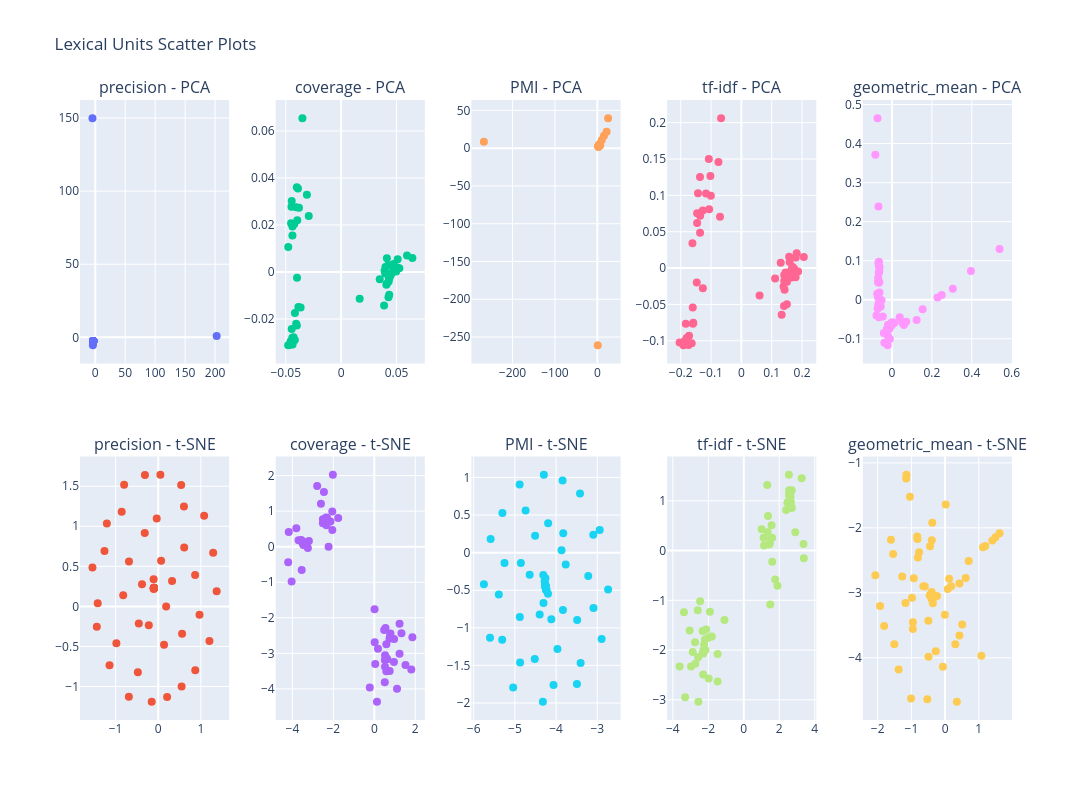

Write notebook code for a chart like this one.
### Code cell
lexunit_scatter_plot_plotly(corpus, dim_reds)

### Figure 1 — Plotly figure (JSON) as saved in the notebook; plotly's stock layout.template omitted (floating-point values rounded to 4 significant figures)
{"data": [{"hovertemplate": "Lexical Unit: %{text}<br>Component 1: %{x:.2f}<br>Component 2: %{y:.2f}<extra></extra>", "marker": {"size": 8}, "mode": "markers", "text": [["already", "ADV"], ["also", "ADV"], ["always", "ADV"], ["be", "AUX"], ["begin", "VERB"], ["bin", "AUX"], ["can", "AUX"], ["carry", "VERB"], ["come", "VERB"], ["comot", "VERB"], ["con", "AUX"], ["den", "ADV"], ["dey", "AUX"], ["dey", "VERB"], ["do", "VERB"], ["don", "AUX"], ["even", "ADV"], ["first", "ADV"], ["fit", "AUX"], ["follow", "VERB"], ["for", "AUX"], ["gats", "AUX"], ["get", "VERB"], ["go", "AUX"], ["go", "VERB"], ["gree", "VERB"], ["jump", "VERB"], ["just", "ADV"], ["know", "VERB"], ["kuku", "ADV"], ["like", "VERB"], ["make", "AUX"], ["must", "AUX"], ["na", "AUX"], ["never", "AUX"], ["no", "AUX"], ["now", "ADV"], ["only", "ADV"], ["pedal", "VERB"], ["play", "VERB"], ["prepare", "VERB"], ["really", "ADV"], ["run", "VERB"], ["rush", "VERB"], ["sabi", "VERB"], ["sell", "VERB"], ["siddon", "VERB"], ["so", "ADV"], ["still", "ADV"], ["suppose", "VERB"], ["take", "VERB"], ["talk", "VERB"], ["too", "ADV"], ["travel", "VERB"], ["try", "VERB"], ["use", "VERB"], ["very", "ADV"], ["waka", "VERB"], ["want", "VERB"], ["will", "AUX"]], "type": "scatter", "x": [-3.359, -3.366, -3.373, -3.367, -3.399, -3.401, -3.369, -3.383, -3.399, -3.375, -3.997, -3.368, 202.7, -3.393, -3.373, -3.719, -3.419, -3.352, -3.485, -3.372, -3.373, -3.366, -3.367, -4.704, -3.623, -3.371, -3.369, -3.468, -3.368, -3.361, -3.37, -3.379, -3.376, -3.362, -3.356, -3.737, -3.369, -3.365, -3.366, -3.368, -3.366, -3.374, -3.38, -3.365, -3.381, -3.368, -3.367, -3.363, -3.402, -3.398, -3.481, -3.37, -3.37, -3.37, -3.39, -3.372, -3.365, -3.381, -3.748, -3.366], "xaxis": "x", "y": [-2.462, -2.473, -2.465, -2.464, -2.504, -2.562, -2.466, -2.498, -2.506, -2.476, -5.472, -2.473, 0.9261, -2.507, -2.475, -3.371, -2.626, -2.468, -2.799, -2.479, -2.491, -2.469, -2.47, 149.9, -2.877, -2.471, -2.469, -2.768, -2.469, -2.46, -2.488, -2.489, -2.48, -2.478, -2.513, -3.538, -2.475, -2.468, -2.47, -2.468, -2.467, -2.478, -2.483, -2.468, -2.49, -2.468, -2.47, -2.464, -2.532, -2.506, -2.647, -2.472, -2.497, -2.479, -2.494, -2.471, -2.465, -2.495, -3.142, -2.476], "yaxis": "y"}, {"hovertemplate": "Lexical Unit: %{text}<br>Component 1: %{x:.2f}<br>Component 2: %{y:.2f}<extra></extra>", "marker": {"size": 8}, "mode": "markers", "text": [["already", "ADV"], ["also", "ADV"], ["always", "ADV"], ["be", "AUX"], ["begin", "VERB"], ["bin", "AUX"], ["can", "AUX"], ["carry", "VERB"], ["come", "VERB"], ["comot", "VERB"], ["con", "AUX"], ["den", "ADV"], ["dey", "AUX"], ["dey", "VERB"], ["do", "VERB"], ["don", "AUX"], ["even", "ADV"], ["first", "ADV"], ["fit", "AUX"], ["follow", "VERB"], ["for", "AUX"], ["gats", "AUX"], ["get", "VERB"], ["go", "AUX"], ["go", "VERB"], ["gree", "VERB"], ["jump", "VERB"], ["just", "ADV"], ["know", "VERB"], ["kuku", "ADV"], ["like", "VERB"], ["make", "AUX"], ["must", "AUX"], ["na", "AUX"], ["never", "AUX"], ["no", "AUX"], ["now", "ADV"], ["only", "ADV"], ["pedal", "VERB"], ["play", "VERB"], ["prepare", "VERB"], ["really", "ADV"], ["run", "VERB"], ["rush", "VERB"], ["sabi", "VERB"], ["sell", "VERB"], ["siddon", "VERB"], ["so", "ADV"], ["still", "ADV"], ["suppose", "VERB"], ["take", "VERB"], ["talk", "VERB"], ["too", "ADV"], ["travel", "VERB"], ["try", "VERB"], ["use", "VERB"], ["very", "ADV"], ["waka", "VERB"], ["want", "VERB"], ["will", "AUX"]], "type": "scatter", "x": [-0.2213, -0.1072, -0.6858, -0.1014, -1.419, 0.2081, -0.1012, -0.9811, -1.205, -0.3803, -0.1527, -0.1049, -0.6888, -1.26, -0.1017, 1.201, 0.538, -0.1023, 0.5481, 0.06755, 0.9683, 0.1858, -0.101, 0.05079, 1.288, -0.1022, -0.1012, 1.077, -0.101, -0.1018, 0.6093, -0.4778, -0.8564, 0.1365, -1.542, 0.8686, -0.4552, -0.1017, -0.108, -0.1009, -0.1004, -0.03513, -0.3161, -0.1011, 0.5595, -0.1008, -0.1004, -0.1003, -0.3116, -1.142, 1.37, -0.1009, -1.44, 0.3245, 0.6029, -0.1023, -0.1003, 0.8655, -0.7995, -0.821], "xaxis": "x6", "y": [-0.2358, 0.2274, 0.5609, 0.2269, 0.0403, -1.132, 0.2299, -0.4608, 1.036, 0.275, -1.191, 0.2181, -1.13, 0.6921, 0.2338, -0.4327, 1.514, 0.2271, -0.9989, 0.5688, -0.1057, -0.0001517, 0.229, 1.644, 0.6688, 0.2315, 0.2288, 1.131, 0.2299, 0.2277, 0.7349, -0.8235, 1.181, -0.4795, 0.4852, -0.7958, -0.2137, 0.2296, 0.3397, 0.2293, 0.2286, 1.098, 0.9164, 0.2295, -0.3427, 0.2295, 0.2291, 0.2281, 1.64, -0.735, 0.1888, 0.2302, -0.2533, 0.3156, 1.248, 0.2326, 0.2294, 0.3911, 1.518, 0.1378], "yaxis": "y6"}, {"hovertemplate": "Lexical Unit: %{text}<br>Component 1: %{x:.2f}<br>Component 2: %{y:.2f}<extra></extra>", "marker": {"size": 8}, "mode": "markers", "text": [["already", "ADV"], ["also", "ADV"], ["always", "ADV"], ["be", "AUX"], ["begin", "VERB"], ["bin", "AUX"], ["can", "AUX"], ["carry", "VERB"], ["come", "VERB"], ["comot", "VERB"], ["con", "AUX"], ["den", "ADV"], ["dey", "AUX"], ["dey", "VERB"], ["do", "VERB"], ["don", "AUX"], ["even", "ADV"], ["first", "ADV"], ["fit", "AUX"], ["follow", "VERB"], ["for", "AUX"], ["gats", "AUX"], ["get", "VERB"], ["go", "AUX"], ["go", "VERB"], ["gree", "VERB"], ["jump", "VERB"], ["just", "ADV"], ["know", "VERB"], ["kuku", "ADV"], ["like", "VERB"], ["make", "AUX"], ["must", "AUX"], ["na", "AUX"], ["never", "AUX"], ["no", "AUX"], ["now", "ADV"], ["only", "ADV"], ["pedal", "VERB"], ["play", "VERB"], ["prepare", "VERB"], ["really", "ADV"], ["run", "VERB"], ["rush", "VERB"], ["sabi", "VERB"], ["sell", "VERB"], ["siddon", "VERB"], ["so", "ADV"], ["still", "ADV"], ["suppose", "VERB"], ["take", "VERB"], ["talk", "VERB"], ["too", "ADV"], ["travel", "VERB"], ["try", "VERB"], ["use", "VERB"], ["very", "ADV"], ["waka", "VERB"], ["want", "VERB"], ["will", "AUX"]], "type": "scatter", "x": [-0.03896, -0.04519, -0.04484, -0.03658, 0.04311, -0.04177, -0.04781, 0.04517, 0.03982, 0.04128, -0.04462, -0.04002, -0.04062, 0.03919, 0.0462, -0.04294, -0.0406, -0.0446, -0.0417, 0.05093, -0.03999, -0.04661, 0.04668, -0.04407, 0.04371, 0.04741, 0.05063, -0.04397, 0.01674, -0.03962, 0.03997, -0.03862, -0.04488, -0.03982, -0.04384, -0.04563, -0.02921, -0.04772, 0.05945, 0.04967, 0.0643, -0.04397, 0.05255, 0.05104, 0.04289, 0.04433, 0.04338, -0.03091, -0.04226, 0.04274, 0.04083, 0.03483, -0.03805, 0.04685, 0.04117, 0.04259, -0.03496, 0.04238, 0.03876, -0.04419], "xaxis": "x2", "y": [0.03556, 0.02074, 0.02776, -0.01512, -0.002937, -0.02894, -0.03122, -0.001024, -0.0006871, 0.005836, -0.02424, 0.03607, -0.02203, 0.0005022, 0.002661, -0.0278, 0.02756, 0.03014, -0.01745, 0.00147, -0.02273, -0.03107, 0.000134, -0.02799, -0.002382, 0.003377, 0.001949, 0.01939, -0.01142, 0.02198, 0.002104, -0.01495, -0.02927, -0.002469, -0.0309, -0.02964, 0.02381, 0.01064, 0.00703, 0.0001501, 0.005991, 0.01549, 0.00155, 0.005454, -0.004102, -0.00164, -0.009681, 0.03287, 0.02045, -0.01077, -0.005394, -0.00305, 0.02736, 0.003022, -0.004995, 0.002998, 0.06543, -0.0008019, -0.01429, -0.03051], "yaxis": "y2"}, {"hovertemplate": "Lexical Unit: %{text}<br>Component 1: %{x:.2f}<br>Component 2: %{y:.2f}<extra></extra>", "marker": {"size": 8}, "mode": "markers", "text": [["already", "ADV"], ["also", "ADV"], ["always", "ADV"], ["be", "AUX"], ["begin", "VERB"], ["bin", "AUX"], ["can", "AUX"], ["carry", "VERB"], ["come", "VERB"], ["comot", "VERB"], ["con", "AUX"], ["den", "ADV"], ["dey", "AUX"], ["dey", "VERB"], ["do", "VERB"], ["don", "AUX"], ["even", "ADV"], ["first", "ADV"], ["fit", "AUX"], ["follow", "VERB"], ["for", "AUX"], ["gats", "AUX"], ["get", "VERB"], ["go", "AUX"], ["go", "VERB"], ["gree", "VERB"], ["jump", "VERB"], ["just", "ADV"], ["know", "VERB"], ["kuku", "ADV"], ["like", "VERB"], ["make", "AUX"], ["must", "AUX"], ["na", "AUX"], ["never", "AUX"], ["no", "AUX"], ["now", "ADV"], ["only", "ADV"], ["pedal", "VERB"], ["play", "VERB"], ["prepare", "VERB"], ["really", "ADV"], ["run", "VERB"], ["rush", "VERB"], ["sabi", "VERB"], ["sell", "VERB"], ["siddon", "VERB"], ["so", "ADV"], ["still", "ADV"], ["suppose", "VERB"], ["take", "VERB"], ["talk", "VERB"], ["too", "ADV"], ["travel", "VERB"], ["try", "VERB"], ["use", "VERB"], ["very", "ADV"], ["waka", "VERB"], ["want", "VERB"], ["will", "AUX"]], "type": "scatter", "x": [-1.763, -2.338, -2.142, -3.546, 0.7427, -3.463, -4.179, 0.6377, 0.515, 0.5101, -3.438, -2.46, -3.356, 0.5873, 1.232, -3.49, -2.35, -2.053, -3.194, 0.5867, -3.245, -3.807, 1.325, -3.452, 0.5707, 1.232, 0.1294, -2.51, 0.01139, -2.05, 0.9667, -4.206, -3.556, -4.038, -3.571, -3.516, -2.606, -2.233, 1.521, -0.2214, 1.858, -2.511, 0.9575, 1.109, 0.7875, 1.805, 0.0176, -2.79, -2.459, 0.5463, 0.5258, 0.1779, -2.306, 0.749, 0.7667, 0.04446, -2.024, 0.5218, 0.4804, -3.698], "xaxis": "x7", "y": [0.8076, 0.6019, 0.7067, -0.6585, -2.589, 0.04991, 0.4149, -3.166, -3.188, -3.814, 0.1128, 1.541, 0.04193, -2.741, -3.009, 0.0895, 0.8235, 0.9936, 0.1634, -3.504, -0.03852, 0.5194, -2.433, 0.1424, -3.115, -2.169, -4.363, 0.7734, -1.763, 0.4734, -2.599, -0.4365, 0.1686, -0.9772, 0.1865, 0.1278, 1.211, 0.00213, -3.327, -3.963, -2.544, 0.661, -3.242, -3.993, -2.439, -3.452, -2.69, 1.707, 0.7566, -2.289, -3.053, -2.87, 0.8048, -3.494, -2.515, -3.301, 2.026, -3.374, -2.34, 0.1789], "yaxis": "y7"}, {"hovertemplate": "Lexical Unit: %{text}<br>Component 1: %{x:.2f}<br>Component 2: %{y:.2f}<extra></extra>", "marker": {"size": 8}, "mode": "markers", "text": [["already", "ADV"], ["also", "ADV"], ["always", "ADV"], ["be", "AUX"], ["begin", "VERB"], ["bin", "AUX"], ["can", "AUX"], ["carry", "VERB"], ["come", "VERB"], ["comot", "VERB"], ["con", "AUX"], ["den", "ADV"], ["dey", "AUX"], ["dey", "VERB"], ["do", "VERB"], ["don", "AUX"], ["even", "ADV"], ["first", "ADV"], ["fit", "AUX"], ["follow", "VERB"], ["for", "AUX"], ["gats", "AUX"], ["get", "VERB"], ["go", "AUX"], ["go", "VERB"], ["gree", "VERB"], ["jump", "VERB"], ["just", "ADV"], ["know", "VERB"], ["kuku", "ADV"], ["like", "VERB"], ["make", "AUX"], ["must", "AUX"], ["na", "AUX"], ["never", "AUX"], ["no", "AUX"], ["now", "ADV"], ["only", "ADV"], ["pedal", "VERB"], ["play", "VERB"], ["prepare", "VERB"], ["really", "ADV"], ["run", "VERB"], ["rush", "VERB"], ["sabi", "VERB"], ["sell", "VERB"], ["siddon", "VERB"], ["so", "ADV"], ["still", "ADV"], ["suppose", "VERB"], ["take", "VERB"], ["talk", "VERB"], ["too", "ADV"], ["travel", "VERB"], ["try", "VERB"], ["use", "VERB"], ["very", "ADV"], ["waka", "VERB"], ["want", "VERB"], ["will", "AUX"]], "type": "scatter", "x": [2.661, 2.706, 2.885, 2.658, 3.957, 3.745, 2.695, 4.184, 4.339, 3.651, -267.4, 2.733, 5.782, 4.23, 3.654, 21.81, 4.058, 2.736, 6.522, 3.761, 3.109, 2.623, 3.59, 0.886, 10.33, 3.485, 3.068, 6.192, 3.151, 2.71, 3.976, 3.128, 2.821, 2.955, 3.574, 25.26, 2.958, 2.765, 3.771, 3.132, 3.361, 3.006, 3.861, 3.389, 4.156, 3.373, 3.474, 2.904, 3.482, 4.46, 6.464, 3.407, 3.291, 3.816, 4.326, 3.574, 2.683, 3.963, 15.5, 2.656], "xaxis": "x3", "y": [2.2, 2.47, 2.276, 2.24, 3.567, 3.304, 2.206, 3.699, 3.78, 3.154, 8.33, 2.378, 3.738, 3.765, 3.171, 21.53, 4.153, 2.265, 3.924, 3.328, 2.556, 2.324, 3.191, -261.0, 10.75, 3.108, 2.545, 5.163, 2.767, 2.256, 3.471, 2.655, 2.446, 2.539, 2.665, 39.65, 2.588, 2.332, 3.139, 2.7, 2.868, 2.516, 3.315, 2.924, 3.595, 2.997, 2.935, 2.426, 2.805, 3.79, 5.866, 3.087, 2.778, 3.378, 3.633, 3.043, 2.319, 3.559, 16.46, 2.342], "yaxis": "y3"}, {"hovertemplate": "Lexical Unit: %{text}<br>Component 1: %{x:.2f}<br>Component 2: %{y:.2f}<extra></extra>", "marker": {"size": 8}, "mode": "markers", "text": [["already", "ADV"], ["also", "ADV"], ["always", "ADV"], ["be", "AUX"], ["begin", "VERB"], ["bin", "AUX"], ["can", "AUX"], ["carry", "VERB"], ["come", "VERB"], ["comot", "VERB"], ["con", "AUX"], ["den", "ADV"], ["dey", "AUX"], ["dey", "VERB"], ["do", "VERB"], ["don", "AUX"], ["even", "ADV"], ["first", "ADV"], ["fit", "AUX"], ["follow", "VERB"], ["for", "AUX"], ["gats", "AUX"], ["get", "VERB"], ["go", "AUX"], ["go", "VERB"], ["gree", "VERB"], ["jump", "VERB"], ["just", "ADV"], ["know", "VERB"], ["kuku", "ADV"], ["like", "VERB"], ["make", "AUX"], ["must", "AUX"], ["na", "AUX"], ["never", "AUX"], ["no", "AUX"], ["now", "ADV"], ["only", "ADV"], ["pedal", "VERB"], ["play", "VERB"], ["prepare", "VERB"], ["really", "ADV"], ["run", "VERB"], ["rush", "VERB"], ["sabi", "VERB"], ["sell", "VERB"], ["siddon", "VERB"], ["so", "ADV"], ["still", "ADV"], ["suppose", "VERB"], ["take", "VERB"], ["talk", "VERB"], ["too", "ADV"], ["travel", "VERB"], ["try", "VERB"], ["use", "VERB"], ["very", "ADV"], ["waka", "VERB"], ["want", "VERB"], ["will", "AUX"]], "type": "scatter", "x": [-3.766, -4.277, -4.855, -4.259, -5.308, -4.884, -4.257, -3.219, -4.062, -4.398, -4.32, -4.31, -5.752, -3.091, -4.197, -5.041, -2.941, -4.261, -3.418, -4.115, -5.251, -4.64, -4.238, -4.297, -3.493, -4.24, -4.251, -2.894, -4.247, -4.262, -3.967, -4.74, -5.39, -3.826, -5.302, -5.588, -3.867, -4.258, -4.305, -4.251, -4.248, -4.192, -4.881, -4.248, -3.488, -4.249, -4.247, -4.252, -3.842, -3.404, -5.604, -4.236, -3.096, -3.833, -4.873, -4.241, -4.252, -4.517, -2.737, -4.509], "xaxis": "x8", "y": [-0.1579, -0.3813, -0.1364, -0.3388, -1.158, 0.9058, -0.4459, -0.3112, -1.762, -0.8242, -1.984, -0.2955, -0.4217, -0.7348, -0.5468, -1.793, 0.301, -0.4341, 0.7882, -0.8853, -0.1382, -0.2941, -0.4902, 1.037, -1.749, -0.4996, -0.4634, -1.148, -0.4595, -0.432, -1.282, 0.5613, -0.5565, 0.2569, 0.5266, 0.1818, 0.03285, -0.4406, -0.6695, -0.4646, -0.4703, 0.3907, -0.8574, -0.475, -0.8973, -0.4727, -0.4746, -0.4358, 0.9603, -1.469, -1.131, -0.4972, 0.2386, -0.7619, -1.461, -0.4856, -0.4483, -1.416, -0.4908, 0.2253], "yaxis": "y8"}, {"hovertemplate": "Lexical Unit: %{text}<br>Component 1: %{x:.2f}<br>Component 2: %{y:.2f}<extra></extra>", "marker": {"size": 8}, "mode": "markers", "text": [["already", "ADV"], ["also", "ADV"], ["always", "ADV"], ["be", "AUX"], ["begin", "VERB"], ["bin", "AUX"], ["can", "AUX"], ["carry", "VERB"], ["come", "VERB"], ["comot", "VERB"], ["con", "AUX"], ["den", "ADV"], ["dey", "AUX"], ["dey", "VERB"], ["do", "VERB"], ["don", "AUX"], ["even", "ADV"], ["first", "ADV"], ["fit", "AUX"], ["follow", "VERB"], ["for", "AUX"], ["gats", "AUX"], ["get", "VERB"], ["go", "AUX"], ["go", "VERB"], ["gree", "VERB"], ["jump", "VERB"], ["just", "ADV"], ["know", "VERB"], ["kuku", "ADV"], ["like", "VERB"], ["make", "AUX"], ["must", "AUX"], ["na", "AUX"], ["never", "AUX"], ["no", "AUX"], ["now", "ADV"], ["only", "ADV"], ["pedal", "VERB"], ["play", "VERB"], ["prepare", "VERB"], ["really", "ADV"], ["run", "VERB"], ["rush", "VERB"], ["sabi", "VERB"], ["sell", "VERB"], ["siddon", "VERB"], ["so", "ADV"], ["still", "ADV"], ["suppose", "VERB"], ["take", "VERB"], ["talk", "VERB"], ["too", "ADV"], ["travel", "VERB"], ["try", "VERB"], ["use", "VERB"], ["very", "ADV"], ["waka", "VERB"], ["want", "VERB"], ["will", "AUX"]], "type": "scatter", "x": [-0.1021, -0.1458, -0.1431, -0.127, 0.1501, -0.1638, -0.2037, 0.1533, 0.1412, 0.1574, -0.1831, -0.1073, -0.1598, 0.1457, 0.1656, -0.1725, -0.1165, -0.1365, -0.1603, 0.1774, -0.1586, -0.1911, 0.1657, -0.1791, 0.1503, 0.1593, 0.1869, -0.1359, 0.05997, -0.1063, 0.1297, -0.1471, -0.1807, -0.1459, -0.1739, -0.1873, -0.07052, -0.1614, 0.1824, 0.1786, 0.2059, -0.1363, 0.1741, 0.1793, 0.1467, 0.1413, 0.1405, -0.07557, -0.1274, 0.1499, 0.1424, 0.1113, -0.1006, 0.1692, 0.139, 0.1502, -0.06691, 0.1572, 0.1328, -0.1772], "xaxis": "x4", "y": [0.1266, 0.07554, 0.1028, -0.02774, -0.01562, -0.1033, -0.1025, -0.01349, -0.009735, 0.01541, -0.07655, 0.1499, -0.07663, -0.00602, -0.001571, -0.09326, 0.1027, 0.1253, -0.05412, -0.005537, -0.07543, -0.1063, -0.01284, -0.0976, -0.01899, 0.008485, -0.004632, 0.07196, -0.03788, 0.08082, 0.007451, -0.01978, -0.09622, 0.06211, -0.1057, -0.1006, 0.07052, 0.03396, 0.02034, -0.01251, 0.01531, 0.04849, -0.0008042, 0.01443, -0.01796, -0.01774, -0.05218, 0.146, 0.07905, -0.04984, -0.02997, -0.01432, 0.09957, 0.001428, -0.02536, -0.006827, 0.2062, -0.009545, -0.06409, -0.1012], "yaxis": "y4"}, {"hovertemplate": "Lexical Unit: %{text}<br>Component 1: %{x:.2f}<br>Component 2: %{y:.2f}<extra></extra>", "marker": {"size": 8}, "mode": "markers", "text": [["already", "ADV"], ["also", "ADV"], ["always", "ADV"], ["be", "AUX"], ["begin", "VERB"], ["bin", "AUX"], ["can", "AUX"], ["carry", "VERB"], ["come", "VERB"], ["comot", "VERB"], ["con", "AUX"], ["den", "ADV"], ["dey", "AUX"], ["dey", "VERB"], ["do", "VERB"], ["don", "AUX"], ["even", "ADV"], ["first", "ADV"], ["fit", "AUX"], ["follow", "VERB"], ["for", "AUX"], ["gats", "AUX"], ["get", "VERB"], ["go", "AUX"], ["go", "VERB"], ["gree", "VERB"], ["jump", "VERB"], ["just", "ADV"], ["know", "VERB"], ["kuku", "ADV"], ["like", "VERB"], ["make", "AUX"], ["must", "AUX"], ["na", "AUX"], ["never", "AUX"], ["no", "AUX"], ["now", "ADV"], ["only", "ADV"], ["pedal", "VERB"], ["play", "VERB"], ["prepare", "VERB"], ["really", "ADV"], ["run", "VERB"], ["rush", "VERB"], ["sabi", "VERB"], ["sell", "VERB"], ["siddon", "VERB"], ["so", "ADV"], ["still", "ADV"], ["suppose", "VERB"], ["take", "VERB"], ["talk", "VERB"], ["too", "ADV"], ["travel", "VERB"], ["try", "VERB"], ["use", "VERB"], ["very", "ADV"], ["waka", "VERB"], ["want", "VERB"], ["will", "AUX"]], "type": "scatter", "x": [1.143, 1.368, 1.345, 2.906, -2.191, 2.588, 3.265, -2.319, -2.283, -2.972, 2.671, 1.774, 2.711, -2.237, -2.291, 2.656, 1.472, 1.117, 2.391, -2.733, 2.463, 2.544, -2.461, 2.588, -2.276, -2.596, -3.307, 1.597, -1.089, 1.006, -2.322, 3.371, 2.554, 3.386, 2.559, 2.643, 1.606, 1.324, -3.052, -3.618, -3.374, 1.568, -2.75, -2.561, -2.125, -1.473, -1.473, 1.9, 1.534, -1.868, -2.162, -1.909, 1.414, -2.878, -2.03, -1.977, 1.494, -2.571, -1.802, 2.707], "xaxis": "x9", "y": [0.1015, 0.6923, 0.3704, 0.3664, -1.79, 1.079, 1.456, -2.056, -2.067, -2.33, 0.8882, -0.5818, 0.8534, -1.885, -2.493, 0.9741, 0.1356, 0.2554, 0.8153, -2.277, 0.9658, 1.526, -1.018, 1.094, -2.001, -1.198, -2.947, 0.256, -1.397, 0.4281, -1.615, 0.1294, 1.128, -0.1557, 1.213, 1.08, -0.2235, 1.32, -1.607, -2.33, -1.238, 0.5103, -1.843, -3.041, -1.584, -2.632, -2.081, -0.7081, 0.2443, -1.734, -2.001, -1.23, 0.1212, -2.038, -1.759, -2.57, -1.086, -2.145, -1.725, 1.21], "yaxis": "y9"}, {"hovertemplate": "Lexical Unit: %{text}<br>Component 1: %{x:.2f}<br>Component 2: %{y:.2f}<extra></extra>", "marker": {"size": 8}, "mode": "markers", "text": [["already", "ADV"], ["also", "ADV"], ["always", "ADV"], ["be", "AUX"], ["begin", "VERB"], ["bin", "AUX"], ["can", "AUX"], ["carry", "VERB"], ["come", "VERB"], ["comot", "VERB"], ["con", "AUX"], ["den", "ADV"], ["dey", "AUX"], ["dey", "VERB"], ["do", "VERB"], ["don", "AUX"], ["even", "ADV"], ["first", "ADV"], ["fit", "AUX"], ["follow", "VERB"], ["for", "AUX"], ["gats", "AUX"], ["get", "VERB"], ["go", "AUX"], ["go", "VERB"], ["gree", "VERB"], ["jump", "VERB"], ["just", "ADV"], ["know", "VERB"], ["kuku", "ADV"], ["like", "VERB"], ["make", "AUX"], ["must", "AUX"], ["na", "AUX"], ["never", "AUX"], ["no", "AUX"], ["now", "ADV"], ["only", "ADV"], ["pedal", "VERB"], ["play", "VERB"], ["prepare", "VERB"], ["really", "ADV"], ["run", "VERB"], ["rush", "VERB"], ["sabi", "VERB"], ["sell", "VERB"], ["siddon", "VERB"], ["so", "ADV"], ["still", "ADV"], ["suppose", "VERB"], ["take", "VERB"], ["talk", "VERB"], ["too", "ADV"], ["travel", "VERB"], ["try", "VERB"], ["use", "VERB"], ["very", "ADV"], ["waka", "VERB"], ["want", "VERB"], ["will", "AUX"]], "type": "scatter", "x": [-0.01216, -0.01955, -0.007273, -0.0209, -0.06596, 0.05158, -0.02906, -0.06352, -0.06209, -0.06232, 0.3051, -0.02222, 0.539, -0.06539, -0.06917, 0.2284, 0.07165, -0.01825, 0.1538, -0.07099, -5.439e-05, -0.01049, -0.06808, 0.3958, -0.08324, -0.06241, -0.07756, 0.1236, -0.0457, -0.02141, -0.0632, -0.01045, 0.01022, -0.02139, 0.03894, 0.2492, -0.02482, -0.02492, -0.07364, -0.06511, -0.06491, -0.002026, -0.06986, -0.07163, -0.06674, -0.0593, -0.05208, -0.03817, 0.05979, -0.06827, -0.0674, -0.05592, 0.01123, -0.06869, -0.06533, -0.06192, -0.04079, -0.06893, -0.07234, -0.00268], "xaxis": "x5", "y": [-0.07451, -0.06432, -0.06514, -0.09146, 0.06982, -0.05891, -0.08193, 0.07178, 0.08395, 0.01817, 0.02783, -0.09089, 0.1297, 0.0857, -0.01994, 0.005933, -0.05633, -0.06568, -0.02449, 0.006643, -0.05805, -0.06487, -0.01172, 0.07354, 0.3712, -0.008311, -0.04068, -0.0522, -0.04277, -0.07228, 0.04445, -0.1006, -0.05995, -0.1169, -0.0449, 0.01201, -0.08033, -0.07471, 0.01542, -0.04516, -0.01608, -0.06579, 0.0452, -0.02323, 0.04361, -0.003435, -0.001144, -0.1104, -0.06504, 0.09479, 0.2387, -0.01729, -0.05911, 0.01581, 0.09721, 0.001766, -0.08558, 0.05633, 0.4651, -0.06058], "yaxis": "y5"}, {"hovertemplate": "Lexical Unit: %{text}<br>Component 1: %{x:.2f}<br>Component 2: %{y:.2f}<extra></extra>", "marker": {"size": 8}, "mode": "markers", "text": [["already", "ADV"], ["also", "ADV"], ["always", "ADV"], ["be", "AUX"], ["begin", "VERB"], ["bin", "AUX"], ["can", "AUX"], ["carry", "VERB"], ["come", "VERB"], ["comot", "VERB"], ["con", "AUX"], ["den", "ADV"], ["dey", "AUX"], ["dey", "VERB"], ["do", "VERB"], ["don", "AUX"], ["even", "ADV"], ["first", "ADV"], ["fit", "AUX"], ["follow", "VERB"], ["for", "AUX"], ["gats", "AUX"], ["get", "VERB"], ["go", "AUX"], ["go", "VERB"], ["gree", "VERB"], ["jump", "VERB"], ["just", "ADV"], ["know", "VERB"], ["kuku", "ADV"], ["like", "VERB"], ["make", "AUX"], ["must", "AUX"], ["na", "AUX"], ["never", "AUX"], ["no", "AUX"], ["now", "ADV"], ["only", "ADV"], ["pedal", "VERB"], ["play", "VERB"], ["prepare", "VERB"], ["really", "ADV"], ["run", "VERB"], ["rush", "VERB"], ["sabi", "VERB"], ["sell", "VERB"], ["siddon", "VERB"], ["so", "ADV"], ["still", "ADV"], ["suppose", "VERB"], ["take", "VERB"], ["talk", "VERB"], ["too", "ADV"], ["travel", "VERB"], ["try", "VERB"], ["use", "VERB"], ["very", "ADV"], ["waka", "VERB"], ["want", "VERB"], ["will", "AUX"]], "type": "scatter", "x": [-0.00639, -0.3726, -0.3673, 0.4274, -0.3804, 0.1204, -0.4926, -0.8068, -0.8225, -1.93, 1.404, 0.5077, 1.617, -1.606, -2.07, 1.125, 0.426, -0.4556, 0.7009, -1.507, -0.2381, -0.4398, -1.176, 1.497, -1.155, -0.9285, 0.3503, 0.6123, -0.4965, -0.4024, -0.4465, -1.009, -0.3801, 1.078, -0.3987, 1.194, 0.3043, -0.3647, -1.272, -0.5266, -0.9557, -0.3495, -1.542, -1.381, -0.3937, -0.6438, -0.6033, -0.06474, 0.1821, -0.8286, -1.043, -0.9829, 0.08028, -1.809, -0.7741, -0.9558, -0.2766, 0.01816, -1.148, -0.4379], "xaxis": "x10", "y": [-3.338, -3.114, -3.055, -3.657, -1.921, -2.782, -3.984, -2.455, -2.174, -3.205, -2.196, -3.486, -2.085, -2.184, -2.728, -2.3, -2.856, -3.036, -2.511, -3.791, -3.048, -3.04, -3.158, -2.143, -1.24, -2.776, -4.677, -2.77, -3.429, -3.093, -2.283, -4.627, -3.048, -3.969, -2.986, -2.279, -3.79, -3.16, -2.75, -4.637, -3.453, -3.048, -2.402, -4.18, -2.192, -2.899, -2.904, -4.137, -2.9, -2.135, -1.522, -3.075, -2.942, -3.51, -2.374, -3.555, -3.897, -1.64, -1.182, -3.038], "yaxis": "y10"}], "layout": {"annotations": [{"font": {"size": 16}, "showarrow": false, "text": "precision - PCA", "x": 0.08, "xanchor": "center", "xref": "paper", "y": 1, "yanchor": "bottom", "yref": "paper"}, {"font": {"size": 16}, "showarrow": false, "text": "coverage - PCA", "x": 0.29, "xanchor": "center", "xref": "paper", "y": 1, "yanchor": "bottom", "yref": "paper"}, {"font": {"size": 16}, "showarrow": false, "text": "PMI - PCA", "x": 0.5, "xanchor": "center", "xref": "paper", "y": 1, "yanchor": "bottom", "yref": "paper"}, {"font": {"size": 16}, "showarrow": false, "text": "tf-idf - PCA", "x": 0.71, "xanchor": "center", "xref": "paper", "y": 1, "yanchor": "bottom", "yref": "paper"}, {"font": {"size": 16}, "showarrow": false, "text": "geometric_mean - PCA", "x": 0.92, "xanchor": "center", "xref": "paper", "y": 1, "yanchor": "bottom", "yref": "paper"}, {"font": {"size": 16}, "showarrow": false, "text": "precision - t-SNE", "x": 0.08, "xanchor": "center", "xref": "paper", "y": 0.425, "yanchor": "bottom", "yref": "paper"}, {"font": {"size": 16}, "showarrow": false, "text": "coverage - t-SNE", "x": 0.29, "xanchor": "center", "xref": "paper", "y": 0.425, "yanchor": "bottom", "yref": "paper"}, {"font": {"size": 16}, "showarrow": false, "text": "PMI - t-SNE", "x": 0.5, "xanchor": "center", "xref": "paper", "y": 0.425, "yanchor": "bottom", "yref": "paper"}, {"font": {"size": 16}, "showarrow": false, "text": "tf-idf - t-SNE", "x": 0.71, "xanchor": "center", "xref": "paper", "y": 0.425, "yanchor": "bottom", "yref": "paper"}, {"font": {"size": 16}, "showarrow": false, "text": "geometric_mean - t-SNE", "x": 0.92, "xanchor": "center", "xref": "paper", "y": 0.425, "yanchor": "bottom", "yref": "paper"}], "height": 800, "showlegend": false, "title": {"text": "Lexical Units Scatter Plots"}, "width": 1200, "xaxis": {"anchor": "y", "domain": [0, 0.16]}, "xaxis10": {"anchor": "y10", "domain": [0.84, 1]}, "xaxis2": {"anchor": "y2", "domain": [0.21, 0.37]}, "xaxis3": {"anchor": "y3", "domain": [0.42, 0.58]}, "xaxis4": {"anchor": "y4", "domain": [0.63, 0.79]}, "xaxis5": {"anchor": "y5", "domain": [0.84, 1]}, "xaxis6": {"anchor": "y6", "domain": [0, 0.16]}, "xaxis7": {"anchor": "y7", "domain": [0.21, 0.37]}, "xaxis8": {"anchor": "y8", "domain": [0.42, 0.58]}, "xaxis9": {"anchor": "y9", "domain": [0.63, 0.79]}, "yaxis": {"anchor": "x", "domain": [0.575, 1]}, "yaxis10": {"anchor": "x10", "domain": [0, 0.425]}, "yaxis2": {"anchor": "x2", "domain": [0.575, 1]}, "yaxis3": {"anchor": "x3", "domain": [0.575, 1]}, "yaxis4": {"anchor": "x4", "domain": [0.575, 1]}, "yaxis5": {"anchor": "x5", "domain": [0.575, 1]}, "yaxis6": {"anchor": "x6", "domain": [0, 0.425]}, "yaxis7": {"anchor": "x7", "domain": [0, 0.425]}, "yaxis8": {"anchor": "x8", "domain": [0, 0.425]}, "yaxis9": {"anchor": "x9", "domain": [0, 0.425]}}}
